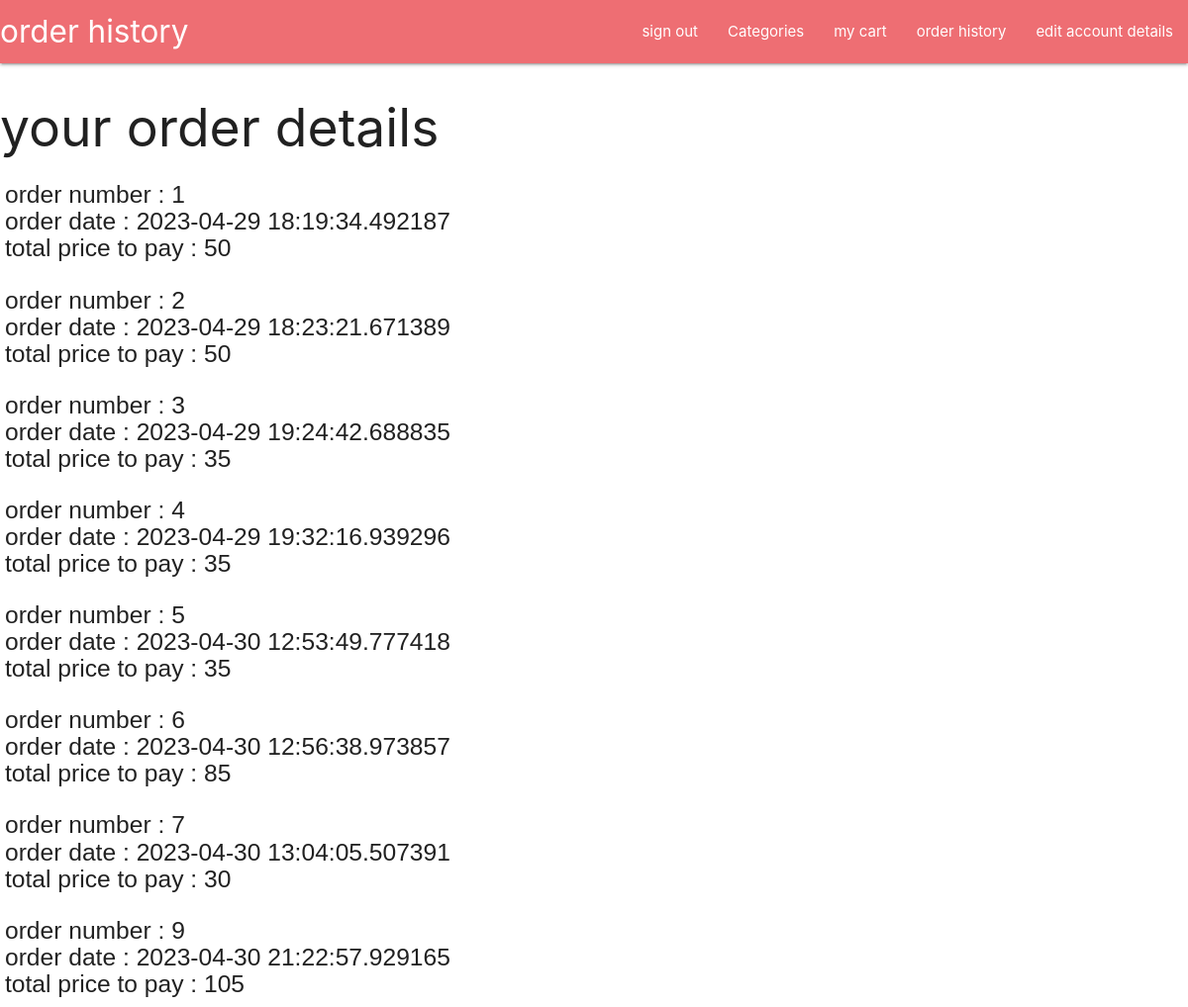
Page /order_history (signed in) on the committed database.
### models/delivery.py (models this page shows)
class Delivery(db.Model):
    id = db.Column(db.Integer,primary_key=True)
    is_delivered = db.Column(db.String(200),nullable=False)
    adress = db.Column(db.String(200),nullable=False)
    comment = db.Column(db.String(200),nullable=False)
    created = db.Column(db.DateTime)
    total_price = db.Column(db.Integer,nullable=False)
    cart_id = db.Column(db.Integer,db.ForeignKey('cart.id'))
    user_id = db.Column(db.Integer,db.ForeignKey('user.id'))

### routes/site.py (the view)
@site_bp.route('/order_history')
def order_history():
        user = User.query.filter_by(username=request.cookies.get('username')).first()
        delivery = Delivery.query.all()
        return render_template('site/order_history.html',user=user , delivery=delivery)

### templates/site/order_history.html
{%extends 'layout.html'%} {%block content%}
<nav>
  <div class="nav-wrapper">
    <a class="brand-logo">order history </a>
    <ul id="nav-mobile" class="right hide-on-med-and-down">
      <li><a href="/sign_out">sign out</a></li>
      <li><a href="/categories">Categories</a></li>
      <li><a href="/cart">my cart</a></li>
      <li><a href="/order_history">order history </a></li>
      <li><a href="/edit_account_details">edit account details</a></li>
    </ul>
  </div>
</nav>
<h2>your order details </h2>
<h5 style="margin-left: 5px;font-family: 'Franklin Gothic Medium', 'Arial Narrow', Arial, sans-serif;">
  {%for delivery in user.deliveries%}
  <div style="margin-top: 25px;">
  <div>order number : {{delivery.id}}</div>
  <div>order date : {{delivery.created}}</div>
  <div>total price to pay : {{delivery.total_price}}</div>
</div>
  {%endfor%}
  </h5>
  {%endblock%}

### rows in the picture
Delivery: id "1", created "2023-04-29 18:19:34.492187", total_price "50"
Delivery: id "2", created "2023-04-29 18:23:21.671389", total_price "50"
Delivery: id "3", created "2023-04-29 19:24:42.688835", total_price "35"
Delivery: id "4", created "2023-04-29 19:32:16.939296", total_price "35"
Delivery: id "5", created "2023-04-30 12:53:49.777418", total_price "35"
Delivery: id "6", created "2023-04-30 12:56:38.973857", total_price "85"
Delivery: id "7", created "2023-04-30 13:04:05.507391", total_price "30"
Delivery: id "9", created "2023-04-30 21:22:57.929165", total_price "105"
